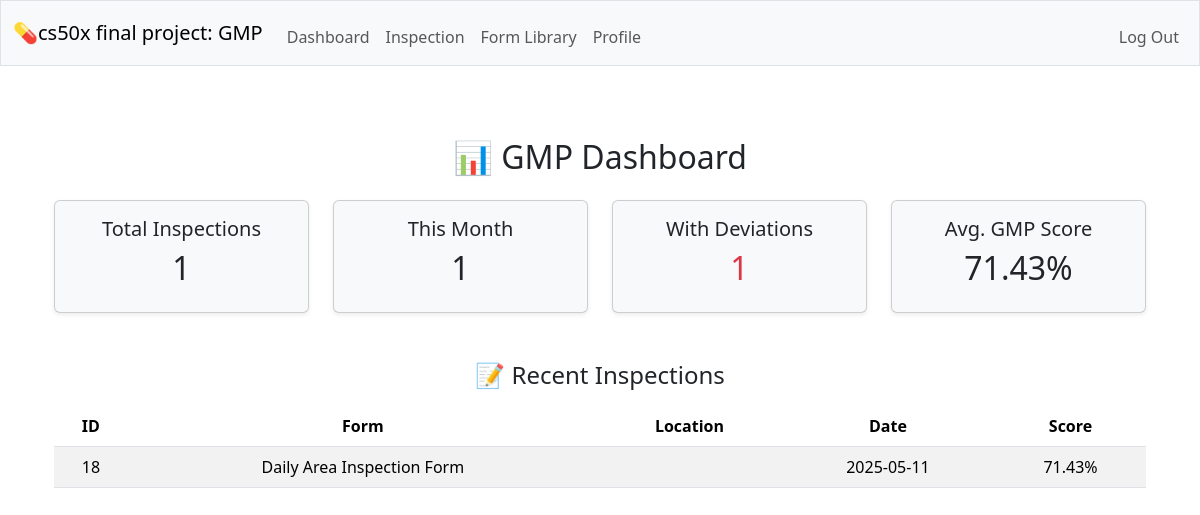
The page /dashboard (signed in) on the database as committed earlier.
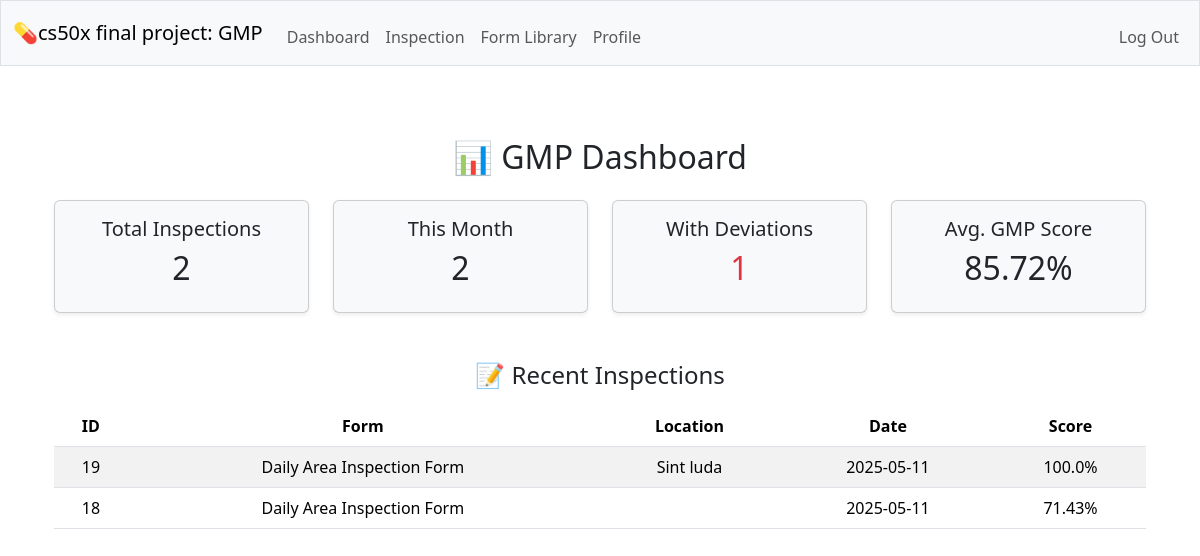
The same page on the database as committed later.
### tables this page shows
CREATE TABLE inspections (id INTEGER PRIMARY KEY AUTOINCREMENT NOT NULL, form_id INTEGER NOT NULL, inspector_id INTEGER NOT NULL, submitted_at DATETIME DEFAULT CURRENT_TIMESTAMP, location TEXT,  notes TEXT,  score REAL, FOREIGN KEY (form_id) REFERENCES forms(id), FOREIGN KEY (inspector_id) REFERENCES users(id)
);

CREATE TABLE forms (id INTEGER PRIMARY KEY AUTOINCREMENT NOT NULL, name TEXT NOT NULL UNIQUE, description TEXT NOT NULL, created_by INTEGER NOT NULL, FOREIGN KEY (created_by) REFERENCES users(id) );

### app.py (the view)
@app.route("/dashboard")
@login_required
def dashboard():
    user_id = session["user_id"]
    total_inspections = db.execute("""
        SELECT COUNT(*) AS count FROM inspections WHERE inspector_id = ?
    """, user_id)[0]["count"]
    current_month = datetime.now().strftime("%Y-%m")
    inspections_this_month = db.execute("""
        SELECT COUNT(*) AS count FROM inspections
        WHERE strftime('%Y-%m', submitted_at) = ?
    """, (current_month,))[0]["count"]
    deviations = db.execute("""
        SELECT COUNT(*) AS count FROM inspections
        WHERE inspector_id = ? AND score < 100
    """, user_id)[0]["count"]
    recent_inspections = db.execute("""
        SELECT i.id, f.name AS form_name, i.submitted_at, i.location, i.score
        FROM inspections i
        JOIN forms f ON i.form_id = f.id
        WHERE i.inspector_id = ?
        ORDER BY i.submitted_at DESC
        LIMIT 5
    """, user_id)
    avg_score = db.execute("""
        SELECT ROUND(AVG(score), 2) AS avg FROM inspections WHERE inspector_id = ?
    """, user_id)[0]["avg"] or 0
    return render_template("dashboard.html",
                           total=total_inspections,
                           this_month=inspections_this_month,
                           deviations=deviations,
                           recent=recent_inspections,
                           avg_score=avg_score)

### helpers.py (called while the page is built)
def login_required(f):
    @wraps(f)
    def decorated_function(*args, **kwargs):
        if session.get("user_id") is None:
            return redirect("/login")
        return f(*args, **kwargs)
    return decorated_function

### templates/dashboard.html (shortened to what this page needs)
{% extends "layout.html" %}
{% block main %}
<div class="container py-4">
    <h2 class="mb-4">📊 GMP Dashboard</h2>
    <div class="row text-center mb-4">
        <div class="col-md-3">
            <div class="card bg-light shadow-sm">
                <div class="card-body">
                    <h5>Total Inspections</h5>
                    <h2>{{ total }}</h2>
                </div>
            </div>
        </div>
        <div class="col-md-3">
            <div class="card bg-light shadow-sm">
                <div class="card-body">
                    <h5>This Month</h5>
                    <h2>{{ this_month }}</h2>
                </div>
            </div>
        </div>
        <div class="col-md-3">
            <div class="card bg-light shadow-sm">
                <div class="card-body">
                    <h5>With Deviations</h5>
                    <h2 class="text-danger">{{ deviations }}</h2>
                </div>
            </div>
        </div>
        <div class="col-md-3">
            <div class="card bg-light shadow-sm">
                <div class="card-body">
                    <h5>Avg. GMP Score</h5>
                    <h2>{{ avg_score }}%</h2>
                </div>
            </div>
        </div>
    </div>
    <h4 class="mt-5">📝 Recent Inspections</h4>
    <table class="table table-striped table-hover mt-3">
        <thead>
            <tr>
                <th>ID</th>
                <th>Form</th>
                <th>Location</th>
                <th>Date</th>
                <th>Score</th>
            </tr>
        </thead>
        <tbody>
            {% for inspection in recent %}
            <tr>
                <td>{{ inspection.id }}</td>
                <td>{{ inspection.form_name }}</td>
                <td>{{ inspection.location }}</td>
                <td>{{ inspection.submitted_at[:10] }}</td>
                <td>{{ inspection.score }}%</td>
            </tr>
            {% else %}
            <tr>
                <td colspan="5" class="text-center">No inspections found.</td>
            </tr>
            {% endfor %}
        </tbody>
    </table>
</div>
{% endblock %}

### templates/layout.html (shortened to what this page needs)
<!DOCTYPE html>
<html lang="en">
    <head>
        <link href="https://cdn.jsdelivr.net/npm/bootstrap@5.3.3/dist/css/bootstrap.min.css" rel="stylesheet">
        <link href="/static/styles.css" rel="stylesheet">
    </head>
    <body>
        <nav class="bg-light border navbar navbar-expand-md navbar-light">
            <div class="container-fluid">
                <a class="navbar-brand" href="/">💊cs50x final project: GMP</a>
                <div class="collapse navbar-collapse" id="navbar">
                    {% if session["user_id"] %}
                        <ul class="navbar-nav me-auto mt-2">
                            <li class="nav-item"><a class="nav-link" href="/dashboard">Dashboard</a></li>
                            <li class="nav-item"><a class="nav-link" href="/inspection_show">Inspection</a></li>
                            <li class="nav-item"><a class="nav-link" href="/forms_show">Form Library</a></li>
                            <li class="nav-item"><a class="nav-link" href="/">Profile</a></li>
                        </ul>
                        <ul class="navbar-nav ms-auto mt-2">
                            <li class="nav-item"><a class="nav-link" href="/logout">Log Out</a></li>
                        </ul>
                    {% else %}
                        <ul class="navbar-nav ms-auto mt-2">
                            <li class="nav-item"><a class="nav-link" href="/register">Register</a></li>
                            <li class="nav-item"><a class="nav-link" href="/login">Log In</a></li>
                        </ul>
                    {% endif %}
                </div>
            </div>
        </nav>
        <main class="container py-5 text-center">
            {% block main %}{% endblock %}
        </main>
    </body>
</html>

Rows that differ between the two databases and show on the page:
added inspections: id "19", form_name "Daily Area Inspection Form", location "Sint luda", submitted_at "2025-05-11", score "100.0"
Other text that changed with them:
{{ total }}: "1" → "2"
{{ this_month }}: "1" → "2"
{{ avg_score }}: "71.43" → "85.72"
